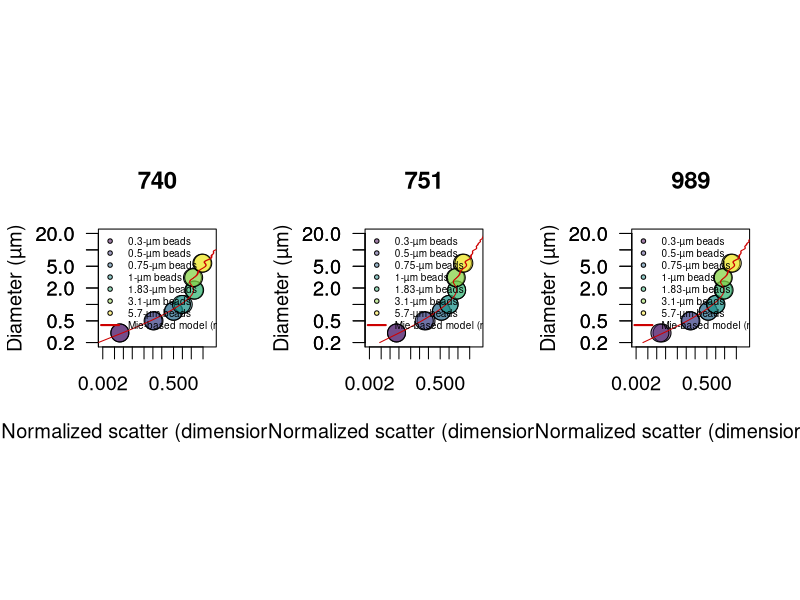

Here is the R script that generated this plot: (Note: this script raises an error after producing the figure.)
library(scales)
library(viridis)
path.to.git.repository <- "~/Documents/DATA/Codes/fsc-size-calibration"
setwd(path.to.git.repository)

#############################
### scatter normalization ###
#############################

beads740 <- read.csv("740-summary.csv")
beads740$fsc <- 10^((beads740$fsc.corr.high/2^16)*3.5)
id.740 <- which(beads740$size == 1) # find 1 micron beads
beads740$normalized.fsc <- beads740$fsc/mean(beads740[id.740,'fsc'])
beads740 <- beads740[order(beads740$size),]

beads989<- read.csv("989-summary.csv")
beads989$fsc <- 10^((beads989$fsc.corr.high/2^16)*3.5)
id.989 <- which(beads989$size == 1) # find 1 micron beads
beads989$normalized.fsc <- beads989$fsc/mean(beads989[id.989,'fsc'])
beads989 <- beads989[order(beads989$size),]

beads751 <- read.csv("751-summary.csv")
beads751$fsc <- 10^((beads751$fsc.corr.high/2^16)*3.5)
id.751<- which(beads751$size == 1) # find 1 micron beads
beads751$normalized.fsc <- beads751 $fsc/mean(beads751 [id.751,'fsc'])
beads751 <- beads751[order(beads751$size),]


####################
### OPTIMIZATION ###
####################
library(DEoptim)

# Mie theory fitting
# n for phyto = 1.35- 1.41 # see Lehmuskero et al. Progr Oceanogr 2018
mie2 <- t(read.csv("meidata-1010.csv" ,header=F)) # low
mie1 <- t(read.csv("meidata-1032.csv" ,header=F)) # fit
mie3 <- t(read.csv("meidata-1055.csv" ,header=F)) # high
mie4 <- t(read.csv("meidata-beads.csv" ,header=F)) # particle of 1 µm, index of refraction of 1.6033

# optimization routine
sigma.lsq <- function(mie, beads, params){

     c <- params[1]
     b <- params[2]
     id <- findInterval(beads$size, mie[,1])
     scatt <- (mie[id,2]/c)^b

           df <- data.frame(obs=beads$normalized.fsc, pred=scatt)
      sigma <- mean(((df$obs - df$pred)/df$obs)^2,na.rm=T)
      return(sigma)
  }



######################################################
#### compare MIE prediction with calibration beads ###
######################################################
pdf("Mie-beads-scatter.pdf",width=12, height=6)

par(mfrow=c(1,3), pty='s', cex=1.2)

for(inst in c(740,751,989)){

# inst <- 740

### Optiomization

if(inst == 740) beads <- beads740
if(inst == 751) beads <- beads751
if(inst == 989) beads <- beads989

#beads1 <- subset(beads,  size > 0.3) # run to test optimzation across range of particle size, except 0.3 microns beads not properly analyzed.

f <- function(params) sigma.lsq(mie=mie4, beads=beads, params)
res <- DEoptim(f, lower=c(0,0), upper=c(10000,2), control=DEoptim.control(itermax=1000, reltol=1e-8,trace=100, steptol=100, strategy=2, parallelType=0))
print(res$optim$bestval)
params <- res$optim$bestmem # optimized 'c' and 'b' values
print(params)


### CREATE LOOKUP TABLE
#d <- 0.220; e <- 1 # LINEAR Shalapyonok et al. 2001; 0.220 (Li et al. 1992, Veldhuis et al. 2004, and more studies agreed with 220 fg C um-3)
#d <- 0.54; e <- 0.85 # EXPO Roy, S., Sathyendranath, S. & Platt, T. Size-partitioned phytoplankton carbon and carbon-to-chlorophyll ratio from ocean colour by an absorption-based bio-optical algorithm. Remote Sens. Environ. 194, 177–189 (2017).
#d <- 0.216; e <- 0.939 # ALL Protists EXPO Roy, 1. Menden-Deuer, S. & Lessard, E. J. Carbon to volume relationships for dinoflagellates, diatoms, and other protist plankton. Limnol. Oceanogr. 45, 569–579 (2000).
d <- 0.261; e <- 0.860 # < 3000 µm3 EXPO Roy, 1. Menden-Deuer, S. & Lessard, E. J. Carbon to volume relationships for dinoflagellates, diatoms, and other protist plankton. Limnol. Oceanogr. 45, 569–579 (2000).

max.scatter <- 30
min.scatter <- 0.000865

b <- params[2]
c <- params[1]
scatter <- 10^(seq(log10(min(mie2[,2]/c)), log10(max(mie3[,2]/c)),length.out=10000))

s1 <- approx((mie1[,2]/c)^b, mie1[,1], xout=scatter)
s2 <- approx((mie2[,2]/c)^b, mie2[,1], xout=scatter)
s3 <- approx((mie3[,2]/c)^b, mie3[,1], xout=scatter)
s4 <- approx((mie1[,2]/c)^b, d*(4/3*pi*(0.5*mie1[,1])^3)^e, xout=scatter)
s5 <- approx((mie2[,2]/c)^b, d*(4/3*pi*(0.5*mie2[,1])^3)^e, xout=scatter)
s6 <- approx((mie3[,2]/c)^b, d*(4/3*pi*(0.5*mie3[,1])^3)^e, xout=scatter)

		if(inst == 740){mie_740 <- data.frame(cbind(scatter=s1$x,
                                                  diam_740_mid=s1$y,diam_740_upr=s2$y,diam_740_lwr = s3$y,
                                                  Qc_740_mid=s4$y, Qc_740_upr=s5$y, Qc_740_lwr=s6$y))
                      	mie_740 <- subset(mie_740, scatter >= min.scatter & scatter <= max.scatter)
                     	}

        if(inst == 751){mie_751 <- data.frame(cbind(scatter=s1$x,
                                                  diam_751_mid=s1$y,diam_751_upr=s2$y,diam_751_lwr = s3$y,
                                                  Qc_751_mid=s4$y, Qc_751_upr=s5$y, Qc_751_lwr=s6$y))
                      	mie_751 <- subset(mie_751, scatter >= min.scatter & scatter <= max.scatter)
                      	}
	    if(inst == 989){mie_989 <- data.frame(cbind(scatter=s1$x,
                                                  diam_989_mid=s1$y,diam_989_upr=s2$y,diam_989_lwr = s3$y,
                                                  Qc_989_mid=s4$y, Qc_989_upr=s5$y, Qc_989_lwr=s6$y))
                      	mie_989 <- subset(mie_989, scatter >= min.scatter & scatter <= max.scatter)
						}

plot(beads$normalized.fsc, beads$size,log='xy', xaxt='n',xlim=c(0.002,10), ylim=c(0.2,20), bg=alpha(viridis(nrow(beads)),0.5),cex=2, pch=21, xlab="Normalized scatter (dimensionless)", ylab="Diameter (µm)", las=1, main=paste(inst))
axis(1, at=c(0.002,0.005,0.01,0.02,0.05,0.1,0.2,0.5,1,2,5))
axis(2, at=c(0.1,0.2,0.5,1,2,5,10,20),las=1)
lines((mie4[,2]/c)^b, mie4[,1], col='red3')
legend("topleft",cex=0.5, legend=c(paste0(unique(beads$size), '-µm beads'), "Mie-based model (n = 1.603)"), bty='n', pch=c(rep(21,nrow(beads)/2), NA), lwd=c(rep(NA,nrow(beads)/2), 2),col=c(rep(1,nrow(beads)/2),'red3'), pt.bg=alpha(c(viridis(nrow(beads)/2), 'red3'),0.5))

}

dev.off()


mie <- data.frame(cbind(mie_740[,], mie_751[,-1], mie_989[,-1]))
summary(mie)

write.csv(mie, "calibrated-mie.csv", row.names=F, quote=F)

q <- 'mid'
id <- findInterval(0.5, mie[,paste0('diam_740_',q)])
mie[id,paste0('Qc_740_',q)]*1000

#####################
### PHYTOPLANKTON ### validation
#####################
library(scales)
library(viridis)

path.to.git.repository <- "~/Documents/DATA/Codes/fsc-size-calibration"
setwd(path.to.git.repository)

### SIZE
culture <- read.csv("scatter_calibration.csv")
culture$norm.fsc <- culture$fsc / culture$fsc.beads
culture$norm.fsc.sd <- culture$fsc.sd / culture$fsc.beads
culture$volume <- 4/3 * pi * (culture$diameter/2)^3
culture$volume.sd <- culture$volume * culture$diameter.sd/culture$diameter

culture2 <- aggregate(culture, by=list(culture$species), FUN=mean)
culture2 <- subset(culture2, Group.1 !="Phaeodactylum tricornutum") # remove non-spherical cells
culture2 <- culture2[order(culture2$norm.fsc),]

mie <- read.csv("calibrated-mie.csv")
inst <- 740


pdf("Size-scatter.pdf",width=12, height=6)

  par(mfrow=c(1,1), pty='s',cex=1.2)
  plot(culture2$norm.fsc, culture2$diameter, log='xy', pch=NA,ylab=substitute(paste("Diameter (",mu,"m)")), xlab="Normalized scatter (dimensionless)",cex=2, xaxt='n', yaxt='n', xlim=c(0.002,10), ylim=c(0.2,20), main=paste(inst))
  with(culture2, arrows(norm.fsc, diameter-culture2$diameter.sd, norm.fsc, diameter + culture2$diameter.sd,  code = 3, length=0, col='grey',lwd=2))
  with(culture2, arrows(norm.fsc-norm.fsc.sd, diameter, norm.fsc+norm.fsc.sd, diameter,  code = 3, length=0,col='grey',lwd=2))
  lines(mie$scatter, mie[,paste0("diam_",inst,"_mid")], col='red3', lwd=2)
  lines(mie$scatter, mie[,paste0("diam_",inst,"_upr")], col='grey', lwd=2)
  lines(mie$scatter, mie[,paste0("diam_",inst,"_lwr")], col='grey', lwd=2)
  axis(1, at=c(0.002,0.005,0.01,0.02,0.05,0.1,0.2,0.5,1,2,5))
  axis(2, at=c(0.1,0.2,0.5,1,2,5,10,20),las=1)
  points(culture2$norm.fsc, culture2$diameter, bg=alpha(viridis(nrow(culture2)),0.5), pch=21,cex=2)
  legend("topleft",legend=c(as.vector(culture2$Group.1), "Mie-based model (n = 1.38 +/- 0.3)"), cex=0.5, pch=c(rep(21,nrow(culture2)),NA), lwd=c(rep(NA,nrow(culture2)),2), bty='n',
            pt.bg=alpha(viridis(nrow(culture2)),0.5), col=c(rep(1,nrow(culture2)),'red3'), text.font=c(rep(3,nrow(culture2)),1))

dev.off()



### correlation
id <- findInterval(culture2$norm.fsc, mie$scatter)
df <- data.frame(observed=culture2$diameter, predicted=mie[id,paste0("diam_",inst,"_mid")])
reg <- lm(observed ~ predicted, data=df)
summary(reg)
